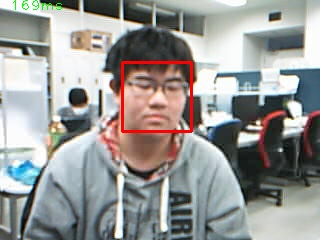
#> input picture image/0.jpg, 320 x 240 px, given in place of the camera
$ python fetch_faceimage.py image/0.jpg
#> lines starting #> are read from the running program, lines starting #| are printed output that depends on the picture
#!/usr/bin/env python
# -*- coding: utf-8 -*-

"""
実行環境: python2
実行方法: python fetch_faceimage.py <対象人物>
Webカメラで常時映像を取り続ける
顔と識別されたら画像を取得する
face/に顔だけ（モデル構築用）
"""
import cv2
import sys
import os
from time import sleep
import copy


def main():
    # 保存先ディレクトリの確認 && 保存
    args = sys.argv
    # 対象ユーザー名をコマンドライン引数から取得
    human_name = args[1]
    FACEDIR = "{}/face/{}".format(os.getcwd(), human_name)
    if not os.path.exists(FACEDIR):
        os.makedirs(FACEDIR)

    # 検出器もろもろ
    filepath ='/usr/local/share/OpenCV/haarcascades/haarcascade_frontalface_alt.xml'
    face_cascade = cv2.CascadeClassifier(filepath)
    # カメラセット
    capture = cv2.VideoCapture(0)
    # 画像サイズの指定
    ret = capture.set(3, 480)
    ret = capture.set(4, 320)

    pic_i = 0
    while True:
        ret, image = capture.read() # 画像を取得する作業
#> image is the input picture: shape (240, 320, 3); mean B, G, R 149.5, 151.7, 151.7
        gray_image = cv2.cvtColor(image, cv2.COLOR_BGR2GRAY)
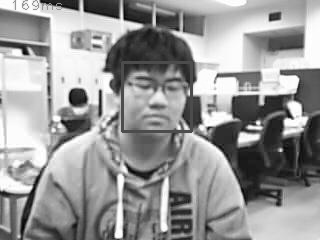
#> gray_image: shape (240, 320); min 1, max 255, mean 151.5
        face = face_cascade.detectMultiScale(gray_image, scaleFactor=1.3, minNeighbors=2, minSize=(30, 30))
#> face = [[122, 61, 70, 70]]

        if len(face) > 0:
            for rect in face:
                print("人を検知しました: {}回目".format(pic_i))
                # 学習機で使用する顔写真
                face_image = copy.deepcopy(gray_image[rect[1]:rect[1]+rect[3],rect[0]:rect[0]+rect[2]])
                # 顔写真の保存先
                picture_path = "{}/{}.jpg".format(FACEDIR, pic_i)
                # 顔写真の保存
                face_image = cv2.resize(face_image, (200, 200), interpolation=cv2.INTER_LINEAR)
                cv2.imwrite(picture_path, face_image)
                pic_i += 1
                sleep(2)
#> this loop made 1 pass
#> (rect, pic_i) on pass 1: ([122, 61, 70, 70], 1)
#| 人を検知しました: 0回目
#> pass 1, in main, `face_image = copy.deepcopy(gray_image[rect[1]:rect[1]+rect[3],rect[0]:..`:
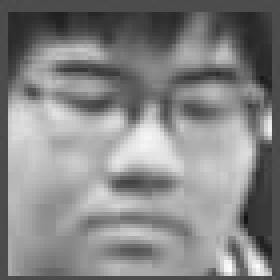
#> face_image: shape (70, 70) (shown 4 times larger); min 19, max 251, mean 133
#> pass 1, in main, `face_image = cv2.resize(face_image, (200, 200), interpolation=cv2.INTE..`:
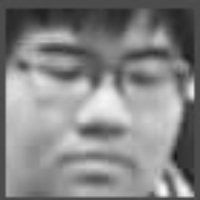
#> face_image: shape (200, 200); min 24, max 249, mean 132.9
#> after the loop, pic_i = 1


if __name__ == "__main__":
    main()
